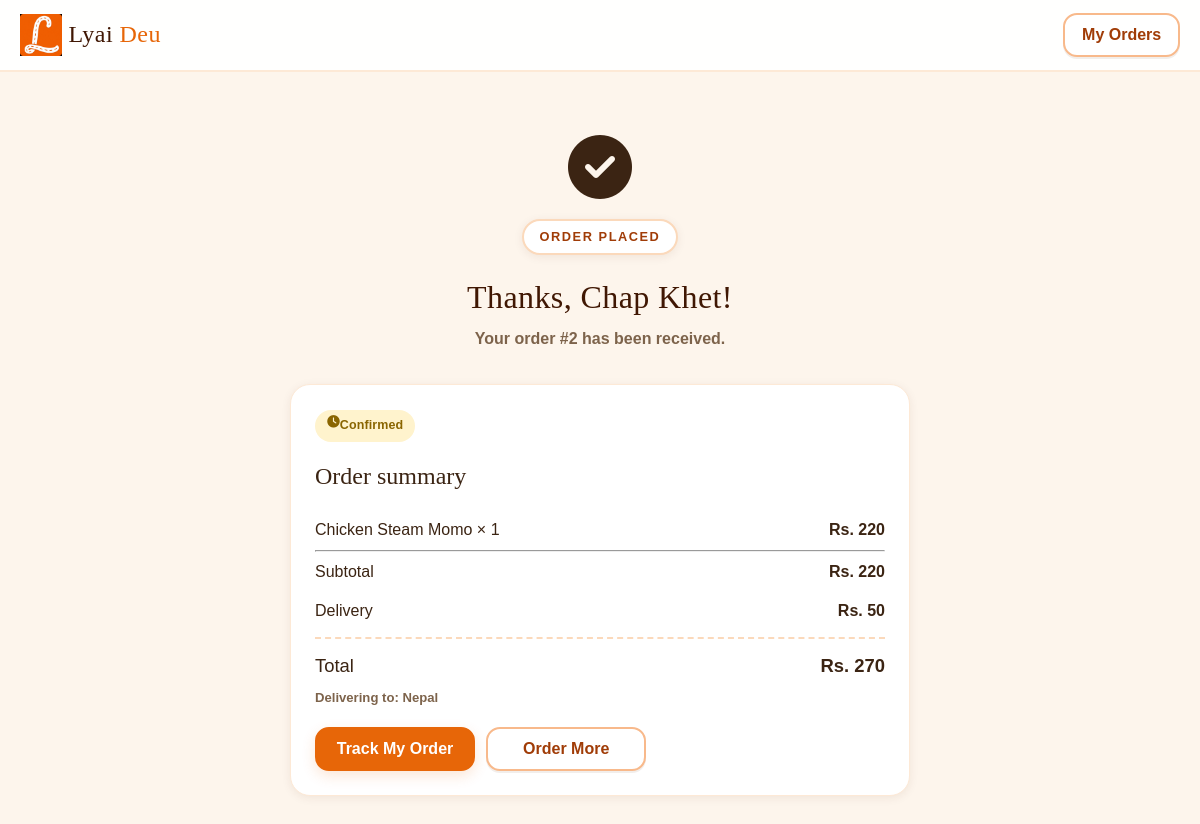
The app's page /order_success.php?id=2 (signed in) with its own data.
### tables this page shows
CREATE TABLE IF NOT EXISTS orders (
  id INT UNSIGNED NOT NULL AUTO_INCREMENT,
  user_id INT UNSIGNED NULL,
  customer_name VARCHAR(255) NOT NULL,
  phone VARCHAR(20) NOT NULL,
  address TEXT NOT NULL,
  note TEXT NOT NULL,
  payment VARCHAR(100) NOT NULL,
  promo VARCHAR(50) NOT NULL DEFAULT '',
  subtotal DECIMAL(10,2) NOT NULL DEFAULT 0,
  delivery_fee DECIMAL(10,2) NOT NULL DEFAULT 0,
  discount DECIMAL(10,2) NOT NULL DEFAULT 0,
  total DECIMAL(10,2) NOT NULL DEFAULT 0,
  status VARCHAR(50) NOT NULL DEFAULT 'Pending',
  created_at DATETIME NOT NULL,
  updated_at DATETIME NOT NULL,
  PRIMARY KEY (id),
  KEY idx_orders_user (user_id),
  CONSTRAINT fk_orders_user FOREIGN KEY (user_id) REFERENCES users(id) ON DELETE SET NULL
);

CREATE TABLE IF NOT EXISTS order_items (
  id INT UNSIGNED NOT NULL AUTO_INCREMENT,
  order_id INT UNSIGNED NOT NULL,
  dish_id INT UNSIGNED NULL,
  name VARCHAR(255) NOT NULL,
  hotel VARCHAR(255) NOT NULL,
  price DECIMAL(10,2) NOT NULL DEFAULT 0,
  qty INT UNSIGNED NOT NULL DEFAULT 1,
  line_total DECIMAL(10,2) NOT NULL DEFAULT 0,
  PRIMARY KEY (id),
  KEY idx_items_order (order_id),
  KEY idx_items_dish (dish_id),
  CONSTRAINT fk_items_order FOREIGN KEY (order_id) REFERENCES orders(id) ON DELETE CASCADE,
  CONSTRAINT fk_items_dish FOREIGN KEY (dish_id) REFERENCES dishes(id) ON DELETE SET NULL
);

### site_config.php (called while the page is built, shortened)
<?php
function lyaideu_load_pdo(): ?PDO {
    static $pdo = null;
    if (isset($GLOBALS['pdo']) && $GLOBALS['pdo'] instanceof PDO) {
        $pdo = $GLOBALS['pdo'];
        return $pdo;
    }
    return $pdo;
}
function lyaideu_settings(): array {
    if (!isset($GLOBALS['__lyaideu_settings_loaded'])) {
        $pdo = lyaideu_load_pdo();
        if ($pdo instanceof PDO) {
            try {
                foreach ($pdo->query('SELECT skey, sval FROM settings') as $row) {
                    $GLOBALS['__lyaideu_settings'][$row['skey']] = (string)$row['sval'];
                }
            } catch (Throwable $e) {
                $GLOBALS['__lyaideu_settings'] = [];
            }
        }
    }
    return $GLOBALS['__lyaideu_settings'];
}
function site_setting(string $key, ?string $default = null): string {
    $settings = lyaideu_settings();
    $value = $settings[$key] ?? null;
    return $value;
}
function site_logo_url(): string {
    return site_setting('site_logo', 'logo.png');
}
function site_favicon_url(): string {
    return site_setting('site_favicon', 'favicon.ico');
}
function site_apple_icon_url(): string {
    return site_setting('site_apple_icon', 'apple-touch-icon.png');
}
function site_icon_type(string $path): string {
    $ext = strtolower(pathinfo($path, PATHINFO_EXTENSION));
    switch ($ext) {
        case 'ico':
            return 'image/x-icon';
    }
}
function site_head_icons(): string {
    $fav = htmlspecialchars(site_favicon_url(), ENT_QUOTES, 'UTF-8');
    $apple = htmlspecialchars(site_apple_icon_url(), ENT_QUOTES, 'UTF-8');
    $favType = site_icon_type(site_favicon_url());
    return '<link rel="icon" type="' . $favType . '" href="' . $fav . '">'
        . "\n" . '<link rel="apple-touch-icon" href="' . $apple . '">';
}

### order_success.php (the view, shortened to what this page needs)
<?php
require_once __DIR__ . '/site_config.php';
$id = (int)($_GET['id'] ?? 0);
$uid = (int)$_SESSION['user']['id'];
$order = null;
$items = [];
if ($id > 0) {
    $stmt = $pdo->prepare(
        'SELECT id, user_id, customer_name, phone, address, note, payment, promo,
                subtotal, delivery_fee, discount, total, status, created_at, updated_at
         FROM orders
         WHERE id = :id AND user_id = :user_id
         LIMIT 1'
    );
    $stmt->execute([':id' => $id, ':user_id' => $uid]);
    $order = $stmt->fetch();
    if ($order) {
        $itemStmt = $pdo->prepare(
            'SELECT dish_id, name, hotel, price, qty, line_total
             FROM order_items
             WHERE order_id = :order_id
             ORDER BY id'
        );
        $itemStmt->execute([':order_id' => $id]);
        $items = $itemStmt->fetchAll();
    }
}
?><!DOCTYPE html><html lang="en"><head><meta charset="UTF-8"><meta name="viewport" content="width=device-width, initial-scale=1.0"><title>Order #<?= (int)$order['id'] ?> | LyaiDeu</title><?= site_head_icons() ?>
<link rel="stylesheet" href="https://cdnjs.cloudflare.com/ajax/libs/font-awesome/6.5.2/css/all.min.css">
<link rel="stylesheet" href="css/style.css"></head><body class="checkout-body"><header class="topbar"><nav class="nav"><a class="brand" href="index.php"><img class="brand-logo" src="<?= htmlspecialchars(site_logo_url(), ENT_QUOTES, 'UTF-8') ?>" alt="LyaiDeu"> Lyai<span>Deu</span></a><a class="btn btn-outline" href="orders.php">My Orders</a></nav></header><main class="success-page container"><div class="success-icon"><i class="fa-solid fa-circle-check"></i></div><p class="kicker">Order placed</p><h1 class="display">Thanks, <?= htmlspecialchars($_SESSION['user']['name']) ?>!</h1><p class="section-sub">Your order <strong>#<?= (int)$order['id'] ?></strong> has been received.</p><div class="success-card"><div class="order-status-pill status-pending"><i class="fa-solid fa-clock"></i> <?= htmlspecialchars($order['status']) ?></div><h2>Order summary</h2><?php foreach ($items as $it): ?><div class="summary-row"><span><?= htmlspecialchars($it['name']) ?> × <?= (int)$it['qty'] ?></span><strong>Rs. <?= (int)$it['line_total'] ?></strong></div><?php endforeach; ?><hr><div class="summary-row"><span>Subtotal</span><strong>Rs. <?= (int)$order['subtotal'] ?></strong></div><div class="summary-row"><span>Delivery</span><strong>Rs. <?= (int)$order['delivery_fee'] - (int)$order['discount'] ?></strong></div><div class="summary-row total"><span>Total</span><strong>Rs. <?= (int)$order['total'] ?></strong></div><p class="small-note">Delivering to: <?= htmlspecialchars($order['address']) ?></p><div class="success-actions"><a class="btn btn-primary" href="orders.php">Track My Order</a><a class="btn btn-outline" href="index.php#menu">Order More</a></div></div></main><script>localStorage.removeItem('fe_cart');</script></body></html>

### records on screen
orders: id "2", status "Confirmed", subtotal "220", (int)$order['delivery_fee'] - (int)$order['discount'] "50", total "270", address "Nepal"
order_items: name "Chicken Steam Momo", qty "1", line_total "220"

### other values on screen
$_SESSION['user']['name'] "Chap Khet"
